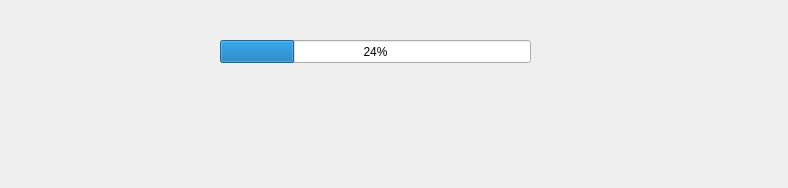
<?xml version="1.0" encoding="UTF-8"?>
<ui version="4.0">
 <class>Dialog</class>
 <widget class="QDialog" name="Dialog">
  <property name="geometry">
   <rect>
    <x>0</x>
    <y>0</y>
    <width>788</width>
    <height>188</height>
   </rect>
  </property>
  <property name="windowTitle">
   <string>Dialog</string>
  </property>
  <widget class="QProgressBar" name="progressBar">
   <property name="geometry">
    <rect>
     <x>220</x>
     <y>40</y>
     <width>311</width>
     <height>23</height>
    </rect>
   </property>
   <property name="value">
    <number>24</number>
   </property>
  </widget>
 </widget>
 <resources/>
 <connections/>
</ui>
